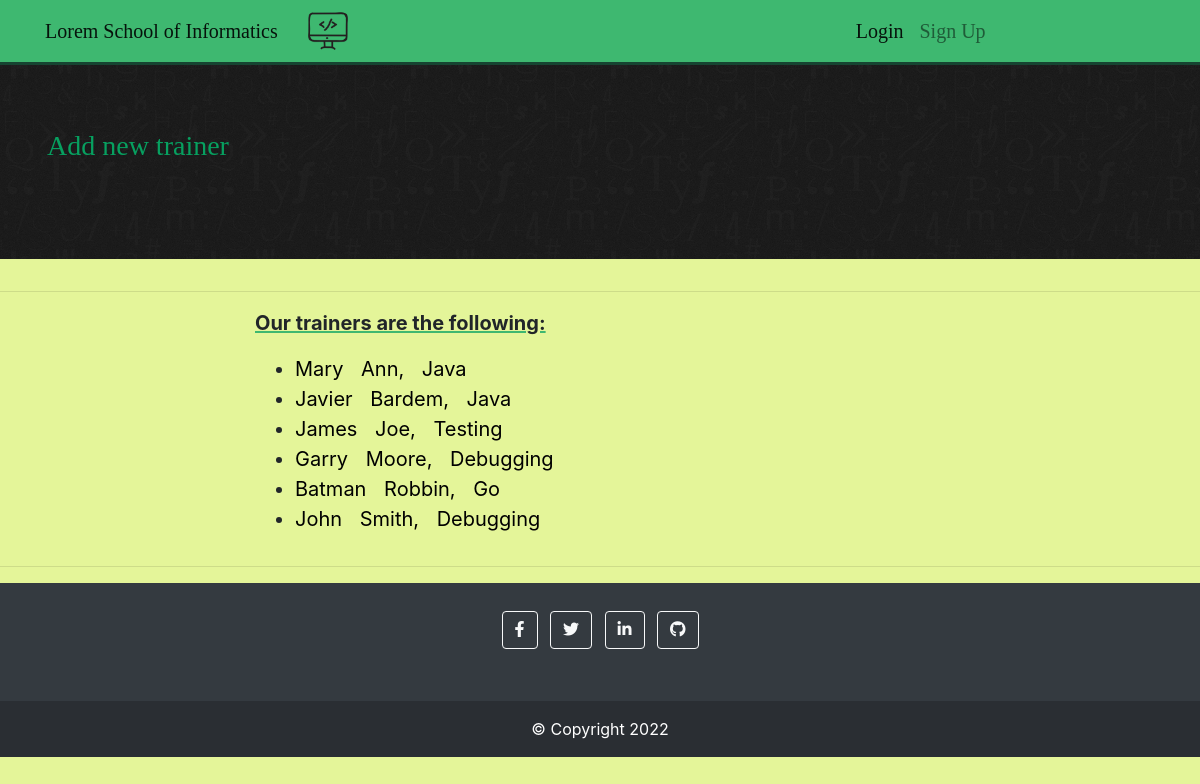
/trainer/read/, run on the app's committed database.
### trainerapp/models.py (models this page shows)
class Trainer(models.Model):
    firstname = models.CharField(max_length=45)
    lastname = models.CharField(max_length=45)
    subject = models.CharField(max_length=45)

### trainerapp/views.py (the view)
# urls.py: path('read/', views.read, name='read'),
def read(request):
    all_trainers = Trainer.objects.order_by("lastname")
    context = {"all_trainers": all_trainers}
    return render(request, "trainerapp/read.html", context)

### trainerapp/templates/trainerapp/read.html (shortened to what this page needs)
{% extends 'trainerapp/base.html' %}
{% block content1 %}
    <a href="/trainer/create/"><h3>Add new trainer</h3></a>
{% endblock %}
{% block content %}
    <div class="container" id="read">
        <p>Our trainers are the following:</p>
        {% if all_trainers %}
            <ul>
                {% for trainer in all_trainers %}
                <li><span class='info'>{{trainer.firstname}} </span>
                    <span class='info'>{{trainer.lastname}}, </span>
                    <span class='info'>{{trainer.subject}}</span>
                    </li>
                {% endfor %}
            </ul>
        {% else %}
            <p>No trainers added.</p>
        {% endif %}
    </div>
{% endblock %}

### trainerapp/templates/trainerapp/base.html (shortened to what this page needs)
<!DOCTYPE html>
<html lang='eng'>
    <head>
        <link rel="stylesheet" type="text/css" href="https://stackpath.bootstrapcdn.com/bootstrap/4.5.2/css/bootstrap.min.css">
        <link rel="stylesheet" href="https://cdnjs.cloudflare.com/ajax/libs/font-awesome/6.0.0/css/all.min.css" />
        {% load static %}
        <link rel="stylesheet" type="text/css" href="{% static 'trainerapp/css/main.css' %}">
    </head>
    <body>
        <nav class="navbar navbar-expand-lg navbar-light bg-custom">
            <div class="container">
                <a class="navbar-brand" href="#">Lorem School of Informatics</a><img width="40px" height="40px" src="{% static 'trainerapp/images/icon.png' %}">
                <div class="collapse navbar-collapse" id="navbarSupportedContent">
                    {% block linkbar %}
                    {% if user.is_active %}
                    <ul class="navbar-nav mr-auto">
                        <li class="nav-item nav-link active">User: <strong>{{ request.user.username }}</strong></li>
                        <li class="nav-item">
                            <a class="nav-link" href="/trainer/logout/">Logout</a>
                        </li>
                    </ul>
                    {% else %}
                    <ul class="navbar-nav mr-auto">
                        <li class="nav-item active">
                            <a class="nav-link" href="/trainer/login/">Login <span class="sr-only">(current)</span></a>
                         </li>
                        <li class="nav-item" id="signUp">
                            <a class="nav-link" href="/trainer/signup/">Sign Up</a>
                        </li>
                    </ul>
                    {% endif %}
                    {% endblock %}
                </div>
            </div>
          </nav>
          <div class="jumbotron bgheader no-radius">
            <div class="container">
                <div class="row headerImageFont">
                  <div class="col-md-12" id="jumbo">
                    {% block content1 %}{% endblock %}
                  </div>
                </div>
            </div>
        </div>
        <hr>
        <div id="content">
            <div class="it1"></div>
            <div class="it2">
                {% block content %}{% endblock %}
            </div>
            <div class="it3"></div>
        </div>
        <hr>
        <footer class="bg-dark text-center text-white">
            <div class="container p-4">
              <section class="mb-4">
                <a class="btn btn-outline-light btn-floating m-1" href="#!" role="button"
                  ><i class="fab fa-facebook-f"></i
                ></a>
                <a class="btn btn-outline-light btn-floating m-1" href="#!" role="button"
                  ><i class="fab fa-twitter"></i
                ></a>
                <a class="btn btn-outline-light btn-floating m-1" href="#!" role="button"
                  ><i class="fab fa-linkedin-in"></i
                ></a>
                <a class="btn btn-outline-light btn-floating m-1" href="#!" role="button"
                  ><i class="fab fa-github"></i
                ></a>
              </section>
            </div>
            <div class="text-center p-3" style="background-color: rgba(0, 0, 0, 0.2);">
                &copy; Copyright 2022
            </div>
        </footer>
    </body>
</html>

### trainerapp/static/trainerapp/css/main.css (style rules this page uses)
body { background-color: rgb(228, 245, 153); }
.bg-custom { background-color: rgb(62, 184, 112); border-bottom: 3px solid rgb(22, 68, 49); color: white; }
.bgheader { background-image: url("../images/font.png"); }
.headerImageFont { color: lightgrey; }
.nav-link { font-size: 20px; }
.no-radius { border-radius: 0!important; }
#navbarSupportedContent { padding-left: 500px; }
a { color: black; padding-right: 0.7em; font-family: Verdana; font-size: 14px; }
#content { display: grid; grid-template-columns: auto 60% auto; }
.it1 { grid-column: 1/2; }
.it2 { grid-column: 2/3; }
.it3 { grid-column: 3/4; }
#jumbo { color: rgb(7, 160, 96); }
#jumbo a { text-decoration: none; color: rgb(7, 160, 96); }
#read li { font-size: 20px; }
#read p { font-size: 20px; font-weight: bold; text-decoration: underline; text-decoration-color: rgb(62, 184, 112); }
.info { padding-right: 12px; color: black; }

### data on the page
Trainer: firstname "Mary", lastname "Ann", subject "Java"
Trainer: firstname "Javier", lastname "Bardem", subject "Java"
Trainer: firstname "James", lastname "Joe", subject "Testing"
Trainer: firstname "Garry", lastname "Moore", subject "Debugging"
Trainer: firstname "Batman", lastname "Robbin", subject "Go"
Trainer: firstname "John", lastname "Smith", subject "Debugging"
